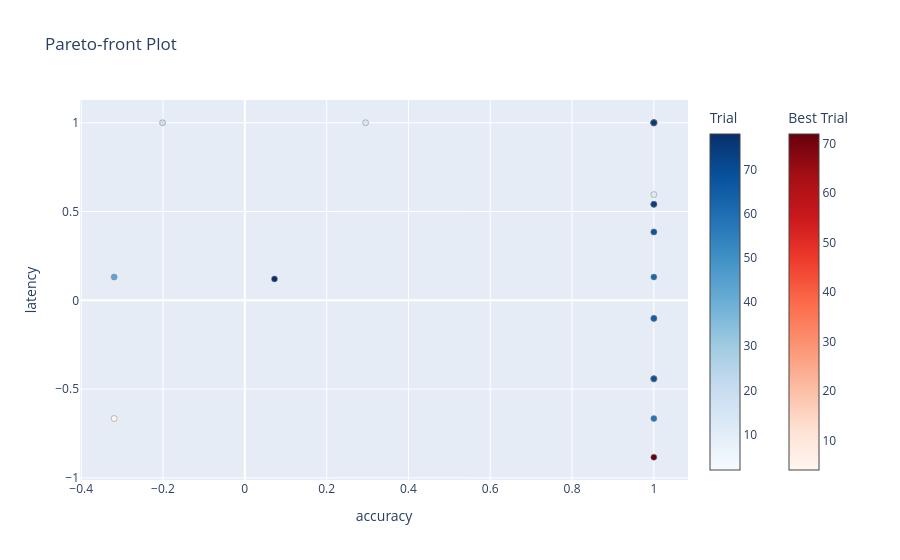

Notebook cell for this chart:
### Code cell
from optuna.visualization import plot_pareto_front

# first two objectives only: accuracy (0) and latency (1)
fig = plot_pareto_front(
    study,
    targets=lambda t: (t.values[0], t.values[1]),
    target_names=["accuracy", "latency"],
)
fig.show()

### Figure 1 — Plotly figure (JSON) as saved in the notebook; plotly's stock layout.template omitted (floating-point values rounded to 4 significant figures)
{"data": [{"hovertemplate": "%{text}<extra>Trial</extra>", "marker": {"color": [2, 9, 10, 12, 14, 15, 17, 18, 19, 25, 30, 34, 38, 43, 47, 48, 57, 58, 62, 63, 64, 65, 67, 69, 70, 74, 76, 78], "colorbar": {"title": {"text": "Trial"}}, "colorscale": [[0, "rgb(247,251,255)"], [0.125, "rgb(222,235,247)"], [0.25, "rgb(198,219,239)"], [0.375, "rgb(158,202,225)"], [0.5, "rgb(107,174,214)"], [0.625, "rgb(66,146,198)"], [0.75, "rgb(33,113,181)"], [0.875, "rgb(8,81,156)"], [1, "rgb(8,48,107)"]], "line": {"color": "Grey", "width": 0.5}}, "mode": "markers", "showlegend": false, "text": ["{<br>  \"number\": 2,<br>  \"values\": [<br>    1.0,<br>    1.0,<br>    -1.0<br>  ],<br>  \"params\": {<br>    \"BLEN\": 2,<br>    \"MLEN\": 16,<br>    \"VLEN\": 16,<br>    \"HBM_M_Prefetch_Amount\": 256,<br>    \"HBM_V_Prefetch_Amount\": 32,<br>    \"HBM_V_Writeback_Amount\": 256,<br>    \"ACT_ELEMENT_WIDTH\": \"MXINT_3\",<br>    \"KV_ELEMENT_WIDTH\": \"MXINT_4\",<br>    \"FP_SETTING\": \"FP_E5M6\",<br>    \"INT_DATA_WIDTH\": 32<br>  }<br>}", "{<br>  \"number\": 9,<br>  \"values\": [<br>    1.0,<br>    1.0,<br>    -1.0<br>  ],<br>  \"params\": {<br>    \"BLEN\": 4,<br>    \"MLEN\": 16,<br>    \"VLEN\": 256,<br>    \"HBM_M_Prefetch_Amount\": 8,<br>    \"HBM_V_Prefetch_Amount\": 32,<br>    \"HBM_V_Writeback_Amount\": 32,<br>    \"ACT_ELEMENT_WIDTH\": \"MXINT_4\",<br>    \"KV_ELEMENT_WIDTH\": \"MXFP_E2M1\",<br>    \"FP_SETTING\": \"FP_E4M7\",<br>    \"INT_DATA_WIDTH\": 16<br>  }<br>}", "{<br>  \"number\": 10,<br>  \"values\": [<br>    1.0,<br>    1.0,<br>    -1.0<br>  ],<br>  \"params\": {<br>    \"BLEN\": 8,<br>    \"MLEN\": 16,<br>    \"VLEN\": 64,<br>    \"HBM_M_Prefetch_Amount\": 2,<br>    \"HBM_V_Prefetch_Amount\": 8,<br>    \"HBM_V_Writeback_Amount\": 128,<br>    \"ACT_ELEMENT_WIDTH\": \"MXINT_2\",<br>    \"KV_ELEMENT_WIDTH\": \"MXFP_E4M3\",<br>    \"FP_SETTING\": \"FP_E4M7\",<br>    \"INT_DATA_WIDTH\": 64<br>  }<br>}", "{<br>  \"number\": 12,<br>  \"values\": [<br>    1.0,<br>    0.5956191352872615,<br>    -1.0<br>  ],<br>  \"params\": {<br>    \"BLEN\": 8,<br>    \"MLEN\": 32,<br>    \"VLEN\": 256,<br>    \"HBM_M_Prefetch_Amount\": 2,<br>    \"HBM_V_Prefetch_Amount\": 32,<br>    \"HBM_V_Writeback_Amount\": 8,<br>    \"ACT_ELEMENT_WIDTH\": \"MXINT_3\",<br>    \"KV_ELEMENT_WIDTH\": \"MXFP_E1M2\",<br>    \"FP_SETTING\": \"FP_E2M3\",<br>    \"INT_DATA_WIDTH\": 16<br>  }<br>}", "{<br>  \"number\": 14,<br>  \"values\": [<br>    0.29531174569767815,<br>    1.0,<br>    -1.0<br>  ],<br>  \"params\": {<br>    \"BLEN\": 2,<br>    \"MLEN\": 32,<br>    \"VLEN\": 64,<br>    \"HBM_M_Prefetch_Amount\": 2,<br>    \"HBM_V_Prefetch_Amount\": 64,<br>    \"HBM_V_Writeback_Amount\": 64,<br>    \"ACT_ELEMENT_WIDTH\": \"MXFP_E5M2\",<br>    \"KV_ELEMENT_WIDTH\": \"MXFP_E5M2\",<br>    \"FP_SETTING\": \"FP_E6M5\",<br>    \"INT_DATA_WIDTH\": 32<br>  }<br>}", "{<br>  \"number\": 15,<br>  \"values\": [<br>    1.0,<br>    0.5406431840108916,<br>    -1.0<br>  ],<br>  \"params\": {<br>    \"BLEN\": 4,<br>    \"MLEN\": 128,<br>    \"VLEN\": 128,<br>    \"HBM_M_Prefetch_Amount\": 8,<br>    \"HBM_V_Prefetch_Amount\": 16,<br>    \"HBM_V_Writeback_Amount\": 8,<br>    \"ACT_ELEMENT_WIDTH\": \"MXFP_E5M2\",<br>    \"KV_ELEMENT_WIDTH\": \"MXINT_2\",<br>    \"FP_SETTING\": \"FP_E8M5\",<br>    \"INT_DATA_WIDTH\": 16<br>  }<br>}", "{<br>  \"number\": 17,<br>  \"values\": [<br>    1.0,<br>    1.0,<br>    -1.0<br>  ],<br>  \"params\": {<br>    \"BLEN\": 2,<br>    \"MLEN\": 4,<br>    \"VLEN\": 32,<br>    \"HBM_M_Prefetch_Amount\": 64,<br>    \"HBM_V_Prefetch_Amount\": 8,<br>    \"HBM_V_Writeback_Amount\": 2,<br>    \"ACT_ELEMENT_WIDTH\": \"MXFP_E1M2\",<br>    \"KV_ELEMENT_WIDTH\": \"MXINT_3\",<br>    \"FP_SETTING\": \"FP_E8M5\",<br>    \"INT_DATA_WIDTH\": 64<br>  }<br>}", "{<br>  \"number\": 18,<br>  \"values\": [<br>    -0.20104639717075024,<br>    1.0,<br>    -1.0<br>  ],<br>  \"params\": {<br>    \"BLEN\": 2,<br>    \"MLEN\": 32,<br>    \"VLEN\": 16,<br>    \"HBM_M_Prefetch_Amount\": 8,<br>    \"HBM_V_Prefetch_Amount\": 128,<br>    \"HBM_V_Writeback_Amount\": 64,<br>    \"ACT_ELEMENT_WIDTH\": \"MXFP_E5M2\",<br>    \"KV_ELEMENT_WIDTH\": \"MXFP_E4M3\",<br>    \"FP_SETTING\": \"FP_E4M7\",<br>    \"INT_DATA_WIDTH\": 16<br>  }<br>}", "{<br>  \"number\": 19,<br>  \"values\": [<br>    1.0,<br>    -0.4417654463194153,<br>    -1.0<br>  ],<br>  \"params\": {<br>    \"BLEN\": 32,<br>    \"MLEN\": 32,<br>    \"VLEN\": 8,<br>    \"HBM_M_Prefetch_Amount\": 256,<br>    \"HBM_V_Prefetch_Amount\": 64,<br>    \"HBM_V_Writeback_Amount\": 128,<br>    \"ACT_ELEMENT_WIDTH\": \"MXINT_8\",<br>    \"KV_ELEMENT_WIDTH\": \"MXFP_E1M2\",<br>    \"FP_SETTING\": \"FP_E8M5\",<br>    \"INT_DATA_WIDTH\": 64<br>  }<br>}", "{<br>  \"number\": 25,<br>  \"values\": [<br>    1.0,<br>    0.385028118384692,<br>    -1.0<br>  ],<br>  \"params\": {<br>    \"BLEN\": 16,<br>    \"MLEN\": 16,<br>    \"VLEN\": 4,<br>    \"HBM_M_Prefetch_Amount\": 64,<br>    \"HBM_V_Prefetch_Amount\": 4,<br>    \"HBM_V_Writeback_Amount\": 8,<br>    \"ACT_ELEMENT_WIDTH\": \"MXFP_E3M4\",<br>    \"KV_ELEMENT_WIDTH\": \"MXINT_2\",<br>    \"FP_SETTING\": \"FP_E6M5\",<br>    \"INT_DATA_WIDTH\": 32<br>  }<br>}", "{<br>  \"number\": 30,<br>  \"values\": [<br>    1.0,<br>    -0.4423363833198336,<br>    -1.0<br>  ],<br>  \"params\": {<br>    \"BLEN\": 32,<br>    \"MLEN\": 32,<br>    \"VLEN\": 128,<br>    \"HBM_M_Prefetch_Amount\": 256,<br>    \"HBM_V_Prefetch_Amount\": 256,<br>    \"HBM_V_Writeback_Amount\": 4,<br>    \"ACT_ELEMENT_WIDTH\": \"MXFP_E2M1\",<br>    \"KV_ELEMENT_WIDTH\": \"MXINT_2\",<br>    \"FP_SETTING\": \"FP_E3M2\",<br>    \"INT_DATA_WIDTH\": 32<br>  }<br>}", "{<br>  \"number\": 34,<br>  \"values\": [<br>    1.0,<br>    -0.4423363833198336,<br>    -1.0<br>  ],<br>  \"params\": {<br>    \"BLEN\": 32,<br>    \"MLEN\": 32,<br>    \"VLEN\": 128,<br>    \"HBM_M_Prefetch_Amount\": 64,<br>    \"HBM_V_Prefetch_Amount\": 64,<br>    \"HBM_V_Writeback_Amount\": 32,<br>    \"ACT_ELEMENT_WIDTH\": \"MXINT_3\",<br>    \"KV_ELEMENT_WIDTH\": \"MXFP_E1M2\",<br>    \"FP_SETTING\": \"FP_E5M6\",<br>    \"INT_DATA_WIDTH\": 16<br>  }<br>}", "{<br>  \"number\": 38,<br>  \"values\": [<br>    1.0,<br>    1.0,<br>    -1.0<br>  ],<br>  \"params\": {<br>    \"BLEN\": 4,<br>    \"MLEN\": 8,<br>    \"VLEN\": 4,<br>    \"HBM_M_Prefetch_Amount\": 2,<br>    \"HBM_V_Prefetch_Amount\": 32,<br>    \"HBM_V_Writeback_Amount\": 2,<br>    \"ACT_ELEMENT_WIDTH\": \"MXFP_E5M2\",<br>    \"KV_ELEMENT_WIDTH\": \"MXINT_3\",<br>    \"FP_SETTING\": \"FP_E4M7\",<br>    \"INT_DATA_WIDTH\": 64<br>  }<br>}", "{<br>  \"number\": 43,<br>  \"values\": [<br>    -0.3194199375113269,<br>    0.13086469092398323,<br>    -1.0<br>  ],<br>  \"params\": {<br>    \"BLEN\": 8,<br>    \"MLEN\": 64,<br>    \"VLEN\": 256,<br>    \"HBM_M_Prefetch_Amount\": 128,<br>    \"HBM_V_Prefetch_Amount\": 4,<br>    \"HBM_V_Writeback_Amount\": 4,<br>    \"ACT_ELEMENT_WIDTH\": \"MXINT_4\",<br>    \"KV_ELEMENT_WIDTH\": \"MXFP_E4M3\",<br>    \"FP_SETTING\": \"FP_E5M6\",<br>    \"INT_DATA_WIDTH\": 16<br>  }<br>}", "{<br>  \"number\": 47,<br>  \"values\": [<br>    1.0,<br>    1.0,<br>    -1.0<br>  ],<br>  \"params\": {<br>    \"BLEN\": 8,<br>    \"MLEN\": 8,<br>    \"VLEN\": 64,<br>    \"HBM_M_Prefetch_Amount\": 4,<br>    \"HBM_V_Prefetch_Amount\": 64,<br>    \"HBM_V_Writeback_Amount\": 256,<br>    \"ACT_ELEMENT_WIDTH\": \"MXFP_E1M2\",<br>    \"KV_ELEMENT_WIDTH\": \"MXFP_E3M4\",<br>    \"FP_SETTING\": \"FP_E6M5\",<br>    \"INT_DATA_WIDTH\": 32<br>  }<br>}", "{<br>  \"number\": 48,<br>  \"values\": [<br>    1.0,<br>    -0.10145148758684275,<br>    -1.0<br>  ],<br>  \"params\": {<br>    \"BLEN\": 16,<br>    \"MLEN\": 32,<br>    \"VLEN\": 4,<br>    \"HBM_M_Prefetch_Amount\": 16,<br>    \"HBM_V_Prefetch_Amount\": 128,<br>    \"HBM_V_Writeback_Amount\": 128,<br>    \"ACT_ELEMENT_WIDTH\": \"MXINT_3\",<br>    \"KV_ELEMENT_WIDTH\": \"MXFP_E1M2\",<br>    \"FP_SETTING\": \"FP_E2M3\",<br>    \"INT_DATA_WIDTH\": 64<br>  }<br>}", "{<br>  \"number\": 57,<br>  \"values\": [<br>    1.0,<br>    0.5406373255539818,<br>    -1.0<br>  ],<br>  \"params\": {<br>    \"BLEN\": 4,<br>    \"MLEN\": 128,<br>    \"VLEN\": 256,<br>    \"HBM_M_Prefetch_Amount\": 64,<br>    \"HBM_V_Prefetch_Amount\": 128,<br>    \"HBM_V_Writeback_Amount\": 256,<br>    \"ACT_ELEMENT_WIDTH\": \"MXINT_3\",<br>    \"KV_ELEMENT_WIDTH\": \"MXFP_E5M2\",<br>    \"FP_SETTING\": \"FP_E3M2\",<br>    \"INT_DATA_WIDTH\": 32<br>  }<br>}", "{<br>  \"number\": 58,<br>  \"values\": [<br>    1.0,<br>    -0.6658813302279303,<br>    -1.0<br>  ],<br>  \"params\": {<br>    \"BLEN\": 16,<br>    \"MLEN\": 128,<br>    \"VLEN\": 64,<br>    \"HBM_M_Prefetch_Amount\": 2,<br>    \"HBM_V_Prefetch_Amount\": 32,<br>    \"HBM_V_Writeback_Amount\": 256,<br>    \"ACT_ELEMENT_WIDTH\": \"MXINT_2\",<br>    \"KV_ELEMENT_WIDTH\": \"MXINT_8\",<br>    \"FP_SETTING\": \"FP_E8M5\",<br>    \"INT_DATA_WIDTH\": 16<br>  }<br>}", "{<br>  \"number\": 62,<br>  \"values\": [<br>    1.0,<br>    0.13093171525218072,<br>    -1.0<br>  ],<br>  \"params\": {<br>    \"BLEN\": 8,<br>    \"MLEN\": 64,<br>    \"VLEN\": 32,<br>    \"HBM_M_Prefetch_Amount\": 16,<br>    \"HBM_V_Prefetch_Amount\": 2,<br>    \"HBM_V_Writeback_Amount\": 64,<br>    \"ACT_ELEMENT_WIDTH\": \"MXFP_E3M4\",<br>    \"KV_ELEMENT_WIDTH\": \"MXINT_2\",<br>    \"FP_SETTING\": \"FP_E4M7\",<br>    \"INT_DATA_WIDTH\": 64<br>  }<br>}", "{<br>  \"number\": 63,<br>  \"values\": [<br>    1.0,<br>    1.0,<br>    -1.0<br>  ],<br>  \"params\": {<br>    \"BLEN\": 2,<br>    \"MLEN\": 16,<br>    \"VLEN\": 64,<br>    \"HBM_M_Prefetch_Amount\": 256,<br>    \"HBM_V_Prefetch_Amount\": 16,<br>    \"HBM_V_Writeback_Amount\": 64,<br>    \"ACT_ELEMENT_WIDTH\": \"MXINT_4\",<br>    \"KV_ELEMENT_WIDTH\": \"MXINT_2\",<br>    \"FP_SETTING\": \"FP_E4M7\",<br>    \"INT_DATA_WIDTH\": 64<br>  }<br>}", "{<br>  \"number\": 64,<br>  \"values\": [<br>    1.0,<br>    1.0,<br>    -1.0<br>  ],<br>  \"params\": {<br>    \"BLEN\": 4,<br>    \"MLEN\": 64,<br>    \"VLEN\": 4,<br>    \"HBM_M_Prefetch_Amount\": 16,<br>    \"HBM_V_Prefetch_Amount\": 16,<br>    \"HBM_V_Writeback_Amount\": 64,<br>    \"ACT_ELEMENT_WIDTH\": \"MXFP_E2M1\",<br>    \"KV_ELEMENT_WIDTH\": \"MXFP_E1M2\",<br>    \"FP_SETTING\": \"FP_E2M3\",<br>    \"INT_DATA_WIDTH\": 32<br>  }<br>}", "{<br>  \"number\": 65,<br>  \"values\": [<br>    1.0,<br>    -0.10216023355230475,<br>    -1.0<br>  ],<br>  \"params\": {<br>    \"BLEN\": 16,<br>    \"MLEN\": 32,<br>    \"VLEN\": 32,<br>    \"HBM_M_Prefetch_Amount\": 256,<br>    \"HBM_V_Prefetch_Amount\": 8,<br>    \"HBM_V_Writeback_Amount\": 128,<br>    \"ACT_ELEMENT_WIDTH\": \"MXINT_2\",<br>    \"KV_ELEMENT_WIDTH\": \"MXINT_4\",<br>    \"FP_SETTING\": \"FP_E2M3\",<br>    \"INT_DATA_WIDTH\": 32<br>  }<br>}", "{<br>  \"number\": 67,<br>  \"values\": [<br>    1.0,<br>    0.385028118384692,<br>    -1.0<br>  ],<br>  \"params\": {<br>    \"BLEN\": 16,<br>    \"MLEN\": 16,<br>    \"VLEN\": 4,<br>    \"HBM_M_Prefetch_Amount\": 64,<br>    \"HBM_V_Prefetch_Amount\": 2,<br>    \"HBM_V_Writeback_Amount\": 256,<br>    \"ACT_ELEMENT_WIDTH\": \"MXINT_3\",<br>    \"KV_ELEMENT_WIDTH\": \"MXFP_E3M4\",<br>    \"FP_SETTING\": \"FP_E8M5\",<br>    \"INT_DATA_WIDTH\": 16<br>  }<br>}", "{<br>  \"number\": 69,<br>  \"values\": [<br>    1.0,<br>    -0.4420698974168755,<br>    -1.0<br>  ],<br>  \"params\": {<br>    \"BLEN\": 32,<br>    \"MLEN\": 32,<br>    \"VLEN\": 16,<br>    \"HBM_M_Prefetch_Amount\": 16,<br>    \"HBM_V_Prefetch_Amount\": 4,<br>    \"HBM_V_Writeback_Amount\": 128,<br>    \"ACT_ELEMENT_WIDTH\": \"MXFP_E2M1\",<br>    \"KV_ELEMENT_WIDTH\": \"MXINT_2\",<br>    \"FP_SETTING\": \"FP_E4M7\",<br>    \"INT_DATA_WIDTH\": 32<br>  }<br>}", "{<br>  \"number\": 70,<br>  \"values\": [<br>    1.0,<br>    1.0,<br>    -1.0<br>  ],<br>  \"params\": {<br>    \"BLEN\": 4,<br>    \"MLEN\": 4,<br>    \"VLEN\": 4,<br>    \"HBM_M_Prefetch_Amount\": 32,<br>    \"HBM_V_Prefetch_Amount\": 128,<br>    \"HBM_V_Writeback_Amount\": 128,<br>    \"ACT_ELEMENT_WIDTH\": \"MXFP_E2M1\",<br>    \"KV_ELEMENT_WIDTH\": \"MXFP_E1M2\",<br>    \"FP_SETTING\": \"FP_E3M2\",<br>    \"INT_DATA_WIDTH\": 32<br>  }<br>}", "{<br>  \"number\": 74,<br>  \"values\": [<br>    1.0,<br>    0.5406431840108916,<br>    -1.0<br>  ],<br>  \"params\": {<br>    \"BLEN\": 4,<br>    \"MLEN\": 128,<br>    \"VLEN\": 128,<br>    \"HBM_M_Prefetch_Amount\": 64,<br>    \"HBM_V_Prefetch_Amount\": 32,<br>    \"HBM_V_Writeback_Amount\": 256,<br>    \"ACT_ELEMENT_WIDTH\": \"MXFP_E1M2\",<br>    \"KV_ELEMENT_WIDTH\": \"MXINT_4\",<br>    \"FP_SETTING\": \"FP_E6M5\",<br>    \"INT_DATA_WIDTH\": 32<br>  }<br>}", "{<br>  \"number\": 76,<br>  \"values\": [<br>    1.0,<br>    1.0,<br>    -1.0<br>  ],<br>  \"params\": {<br>    \"BLEN\": 2,<br>    \"MLEN\": 8,<br>    \"VLEN\": 64,<br>    \"HBM_M_Prefetch_Amount\": 64,<br>    \"HBM_V_Prefetch_Amount\": 2,<br>    \"HBM_V_Writeback_Amount\": 256,<br>    \"ACT_ELEMENT_WIDTH\": \"MXFP_E2M1\",<br>    \"KV_ELEMENT_WIDTH\": \"MXFP_E5M2\",<br>    \"FP_SETTING\": \"FP_E6M5\",<br>    \"INT_DATA_WIDTH\": 32<br>  }<br>}", "{<br>  \"number\": 78,<br>  \"values\": [<br>    0.07256704128146851,<br>    0.12058677245335758,<br>    -1.0<br>  ],<br>  \"params\": {<br>    \"BLEN\": 4,<br>    \"MLEN\": 256,<br>    \"VLEN\": 8,<br>    \"HBM_M_Prefetch_Amount\": 4,<br>    \"HBM_V_Prefetch_Amount\": 2,<br>    \"HBM_V_Writeback_Amount\": 4,<br>    \"ACT_ELEMENT_WIDTH\": \"MXINT_4\",<br>    \"KV_ELEMENT_WIDTH\": \"MXFP_E5M2\",<br>    \"FP_SETTING\": \"FP_E8M5\",<br>    \"INT_DATA_WIDTH\": 32<br>  }<br>}"], "type": "scatter", "x": [1, 1, 1, 1, 0.2953, 1, 1, -0.201, 1, 1, 1, 1, 1, -0.3194, 1, 1, 1, 1, 1, 1, 1, 1, 1, 1, 1, 1, 1, 0.07257], "y": [1, 1, 1, 0.5956, 1, 0.5406, 1, 1, -0.4418, 0.385, -0.4423, -0.4423, 1, 0.1309, 1, -0.1015, 0.5406, -0.6659, 0.1309, 1, 1, -0.1022, 0.385, -0.4421, 1, 0.5406, 1, 0.1206]}, {"hovertemplate": "%{text}<extra>Best Trial</extra>", "marker": {"color": [4, 72], "colorbar": {"title": {"text": "Best Trial"}, "x": 1.1, "xpad": 40}, "colorscale": [[0, "rgb(255,245,240)"], [0.125, "rgb(254,224,210)"], [0.25, "rgb(252,187,161)"], [0.375, "rgb(252,146,114)"], [0.5, "rgb(251,106,74)"], [0.625, "rgb(239,59,44)"], [0.75, "rgb(203,24,29)"], [0.875, "rgb(165,15,21)"], [1, "rgb(103,0,13)"]], "line": {"color": "Grey", "width": 0.5}}, "mode": "markers", "showlegend": false, "text": ["{<br>  \"number\": 4,<br>  \"values\": [<br>    -0.3194199375113269,<br>    -0.665582710757296,<br>    -1.0<br>  ],<br>  \"params\": {<br>    \"BLEN\": 16,<br>    \"MLEN\": 128,<br>    \"VLEN\": 16,<br>    \"HBM_M_Prefetch_Amount\": 16,<br>    \"HBM_V_Prefetch_Amount\": 32,<br>    \"HBM_V_Writeback_Amount\": 2,<br>    \"ACT_ELEMENT_WIDTH\": \"MXINT_4\",<br>    \"KV_ELEMENT_WIDTH\": \"MXFP_E4M3\",<br>    \"FP_SETTING\": \"FP_E8M5\",<br>    \"INT_DATA_WIDTH\": 16<br>  }<br>}", "{<br>  \"number\": 72,<br>  \"values\": [<br>    1.0,<br>    -0.8839024197414899,<br>    -1.0<br>  ],<br>  \"params\": {<br>    \"BLEN\": 32,<br>    \"MLEN\": 256,<br>    \"VLEN\": 128,<br>    \"HBM_M_Prefetch_Amount\": 2,<br>    \"HBM_V_Prefetch_Amount\": 4,<br>    \"HBM_V_Writeback_Amount\": 4,<br>    \"ACT_ELEMENT_WIDTH\": \"MXINT_3\",<br>    \"KV_ELEMENT_WIDTH\": \"MXINT_3\",<br>    \"FP_SETTING\": \"FP_E4M7\",<br>    \"INT_DATA_WIDTH\": 64<br>  }<br>}"], "type": "scatter", "x": [-0.3194, 1], "y": [-0.6656, -0.8839]}], "layout": {"title": {"text": "Pareto-front Plot"}, "xaxis": {"title": {"text": "accuracy"}}, "yaxis": {"title": {"text": "latency"}}}}
